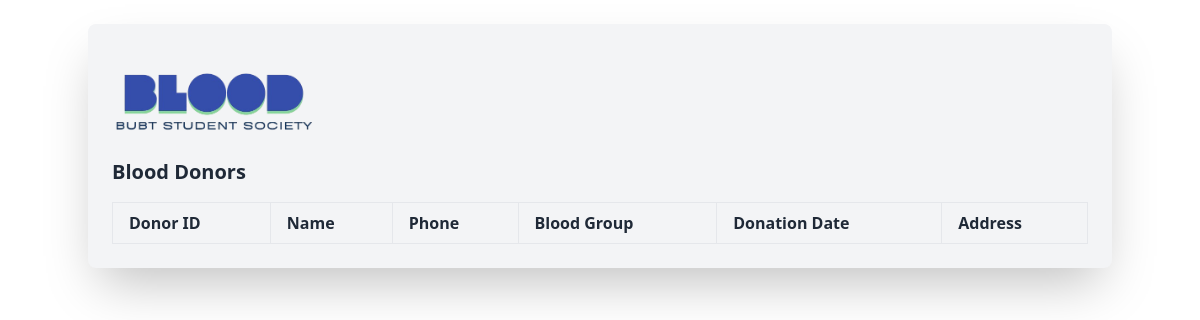
Before: /admin/blood_list.php with the older database file.
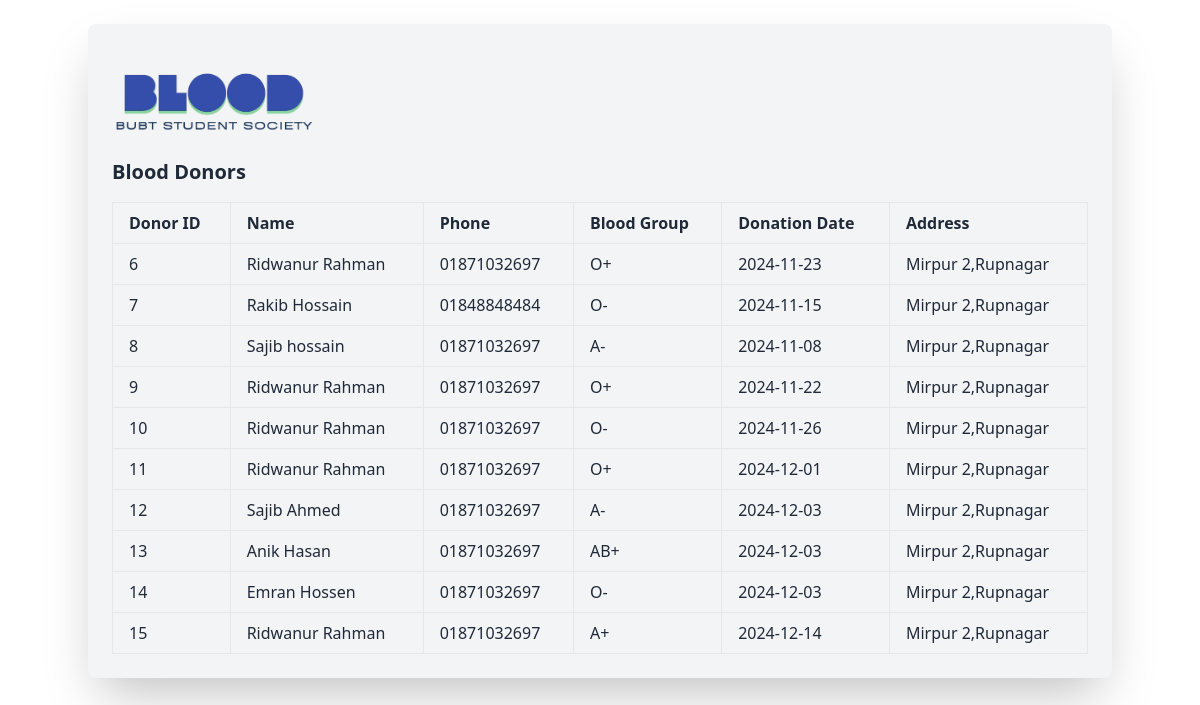
After: the same page with the newer database file.
### tables this page shows
CREATE TABLE `blood_donors` (
  `id` int(11) NOT NULL,
  `name` varchar(100) DEFAULT NULL,
  `phone` varchar(20) DEFAULT NULL,
  `donation_date` date DEFAULT NULL,
  `blood_group` varchar(10) DEFAULT NULL,
  `address` text DEFAULT NULL
);

### admin/blood_list.php (the view, shortened to what this page needs)
<?php
require_once '../includes/db_connect.php';
$donorsStmt = $conn->query("SELECT * FROM blood_donors");
$donors = $donorsStmt->fetchAll(PDO::FETCH_ASSOC);
?>
<!DOCTYPE html>
<html lang="en">
<head>
    <link href="../assets/css/tailwind.css" rel="stylesheet">
<link href="https://cdn.jsdelivr.net/npm/daisyui@4.12.14/dist/full.min.css" rel="stylesheet" type="text/css" />
<script src="https://cdn.tailwindcss.com"></script>
</head>
<body class=" p-6">
    <div class="container mx-auto bg-gray-100 p-6 rounded-lg shadow-2xl">
    <a href="../admin/dashboard.php"><img src="../logo.png" alt="" class="w-full md:w-56 -ml-2"></a>
        <h3 class="text-xl font-semibold mb-4">Blood Donors</h3>
        <table class="table-auto w-full text-left mt-4">
            <thead>
                <tr>
                    <th class="px-4 py-2 border">Donor ID</th>
                    <th class="px-4 py-2 border">Name</th>
                    <th class="px-4 py-2 border">Phone</th>
                    <th class="px-4 py-2 border">Blood Group</th>
                    <th class="px-4 py-2 border">Donation Date</th>
                    <th class="px-4 py-2 border">Address</th>
                </tr>
            </thead>
            <tbody>
                <?php foreach ($donors as $donor): ?>
                    <tr>
                        <td class="px-4 py-2 border"><?php echo $donor['id']; ?></td>
                        <td class="px-4 py-2 border"><?php echo $donor['name']; ?></td>
                        <td class="px-4 py-2 border"><?php echo $donor['phone']; ?></td>
                        <td class="px-4 py-2 border"><?php echo $donor['blood_group']; ?></td>
                        <td class="px-4 py-2 border"><?php echo $donor['donation_date']; ?></td>
                        <td class="px-4 py-2 border"><?php echo $donor['address']; ?></td>
                    </tr>
                <?php endforeach; ?>
            </tbody>
        </table>
    </div>
</body>
</html>

Changed rows visible on the page:
added blood_donors: id "6", name "Ridwanur Rahman", phone "01871032697", blood_group "O+", donation_date "2024-11-23", address "Mirpur 2,Rupnagar"
added blood_donors: id "7", name "Rakib Hossain", phone "01848848484", blood_group "O-", donation_date "2024-11-15", address "Mirpur 2,Rupnagar"
added blood_donors: id "8", name "Sajib hossain", phone "01871032697", blood_group "A-", donation_date "2024-11-08", address "Mirpur 2,Rupnagar"
added blood_donors: id "9", name "Ridwanur Rahman", phone "01871032697", blood_group "O+", donation_date "2024-11-22", address "Mirpur 2,Rupnagar"
added blood_donors: id "10", name "Ridwanur Rahman", phone "01871032697", blood_group "O-", donation_date "2024-11-26", address "Mirpur 2,Rupnagar"
added blood_donors: id "11", name "Ridwanur Rahman", phone "01871032697", blood_group "O+", donation_date "2024-12-01", address "Mirpur 2,Rupnagar"
added blood_donors: id "12", name "Sajib Ahmed", phone "01871032697", blood_group "A-", donation_date "2024-12-03", address "Mirpur 2,Rupnagar"
added blood_donors: id "13", name "Anik Hasan", phone "01871032697", blood_group "AB+", donation_date "2024-12-03", address "Mirpur 2,Rupnagar"
added blood_donors: id "14", name "Emran Hossen", phone "01871032697", blood_group "O-", donation_date "2024-12-03", address "Mirpur 2,Rupnagar"
added blood_donors: id "15", name "Ridwanur Rahman", phone "01871032697", blood_group "A+", donation_date "2024-12-14", address "Mirpur 2,Rupnagar"
